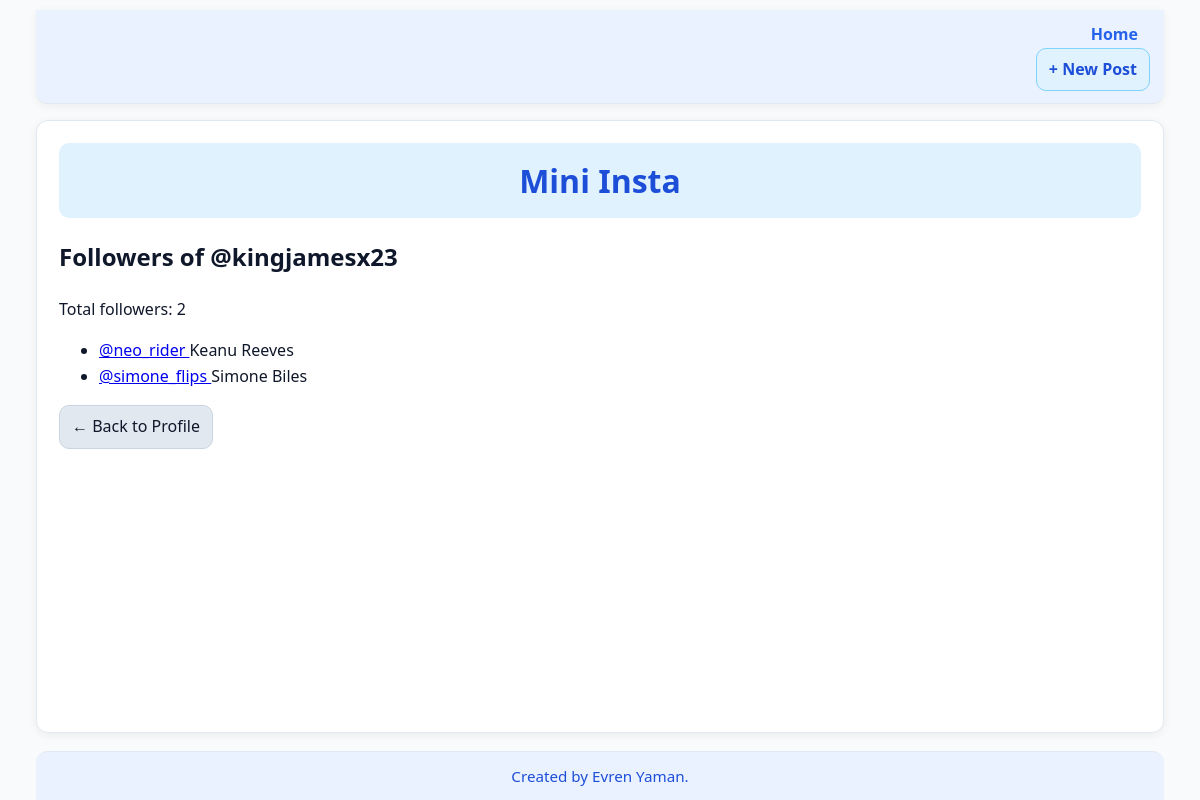
Page /mini_insta/profile/1/followers on the committed database.
### mini_insta/models.py (models this page shows, shortened)
class Profile(models.Model):
    username = models.TextField(blank=True)
    display_name = models.TextField(blank=True)
    bio_text = models.TextField(blank=True)
    join_date = models.DateTimeField(auto_now=True)
    profile_image_url = models.URLField(blank=True)
    def get_followers(self):
        qs = Follow.objects.filter(profile=self).select_related('follower_profile')
        return [f.follower_profile for f in qs]
    def get_num_followers(self):
        return Follow.objects.filter(profile=self).count()

### mini_insta/views.py (the view)
# urls.py: path('profile/<int:pk>/followers', ShowFollowersDetailView.as_view(), name='show_followers'),
class ShowFollowersDetailView(DetailView):
    model = Profile
    template_name = "mini_insta/show_followers.html"
    context_object_name = "profile"

### mini_insta/templates/mini_insta/show_followers.html (shortened to what this page needs)
{% extends 'mini_insta/base.html' %}
{% block content %}
<h2>Followers of {{ profile.display_name }}</h2>
<p>Total followers: {{ profile.get_num_followers }}</p>
<ul class="profile-list">
  {% for p in profile.get_followers %}
    <li>
      <a href="{% url 'profile' p.pk %}"> {{ p.display_name }} </a>
      <span class="muted">{{ p.username }}</span>
    </li>
  {% empty %}
    <li>No followers yet.</li>
  {% endfor %}
</ul>
<p>
  <a class="btn btn-secondary" href="{% url 'profile' profile.pk %}">← Back to Profile</a>
</p>
{% endblock %}

### static/mini_insta.css (style rules this page uses)
html, body { height: 100%; }
* { box-sizing: border-box; }
body { display: flex; flex-direction: column; min-height: 100vh; background-color: #f8fafc; color: #0f172a; font-family: "Segoe UI", Arial, sans-serif; line-height: 1.6; width: 96vw; max-width: 1200px; margin: 0 auto; padding: 0 12px; }
.btn { display: inline-block; padding: 8px 12px; border-radius: 10px; text-decoration: none; background-color: #e0f2fe; color: #1d4ed8; border: 1px solid #7dd3fc; transition: transform .06s, background-color .2s, box-shadow .2s; }
.btn.btn-secondary { background-color: #e2e8f0; color: #0f172a; border-color: #cbd5e1; }

### rows in the picture
Profile: display_name "@kingjamesx23", get_num_followers "2"
Profile: display_name "@neo_rider", username "Keanu Reeves"
Profile: display_name "@simone_flips", username "Simone Biles"
